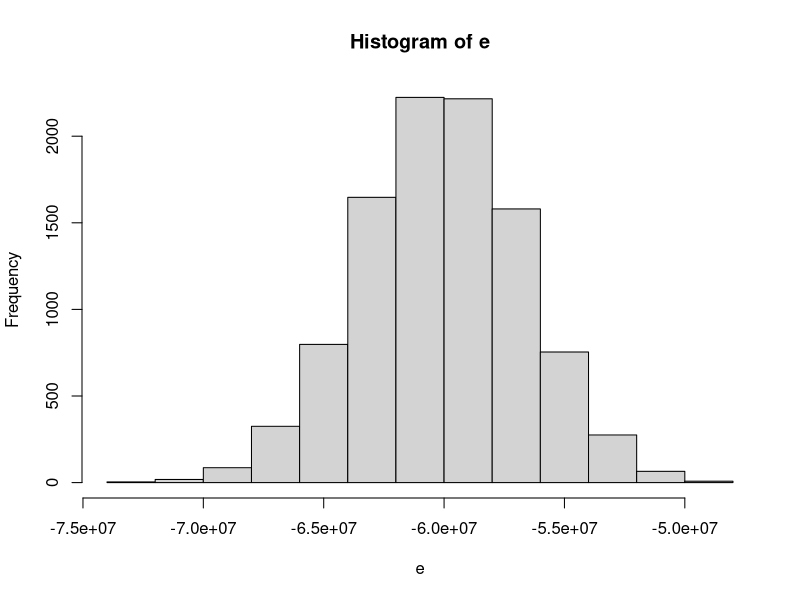

This chart was generated by the following R code:
library(gtools)
library(dplyr)
library(ggplot2)
rm(list=ls())


# Case Study - Finance ----------------------------------------------------
# Bank gives out 10^4 loans
# the default rate is 0.3 per period, and 
# you lose $200,000 in each foreclosure.
# loan = 180,000

set.seed(1)
n <- 10^4
p <- .03
loss <- (-2)*10^5
loan <- 180000

# A variable that represents bank's earnings each period
S <- sum(sample(c(loss,0), n, prob=c(p,(1-p)),replace=TRUE) )

# monte carlo repititions B
B <- 10^4
e <- replicate(B,sum(sample(c(loss,0), n, prob=c(p,(1-p)),replace=TRUE) ))
hist(e)


# expected value
mean(e) # monte carlo
(p*0+(1-p)*loss)*n # theoretical
# very close

# standard error
sd(e) # monte carlo
sqrt(n)*abs(loss)*sqrt(p*(1-p)) # theoretical
# also very close


# Deciding interest rate to make expected value of earnings as 0
r <- abs(loss)/loan * p/(1-p)
r
# 3.44%


# Interest rate be so that the chance of losing money is 1 in 20? 
# In math notation, what should the interest rate be so that Pr(S<0)=0.05
3.44/100*loan
qnorm(0,s=abs(loss-3.44/100*loan)*sqrt(p*(1-p)),mean=(p*3.44/100*loan+(1-p)*loss)*n)
